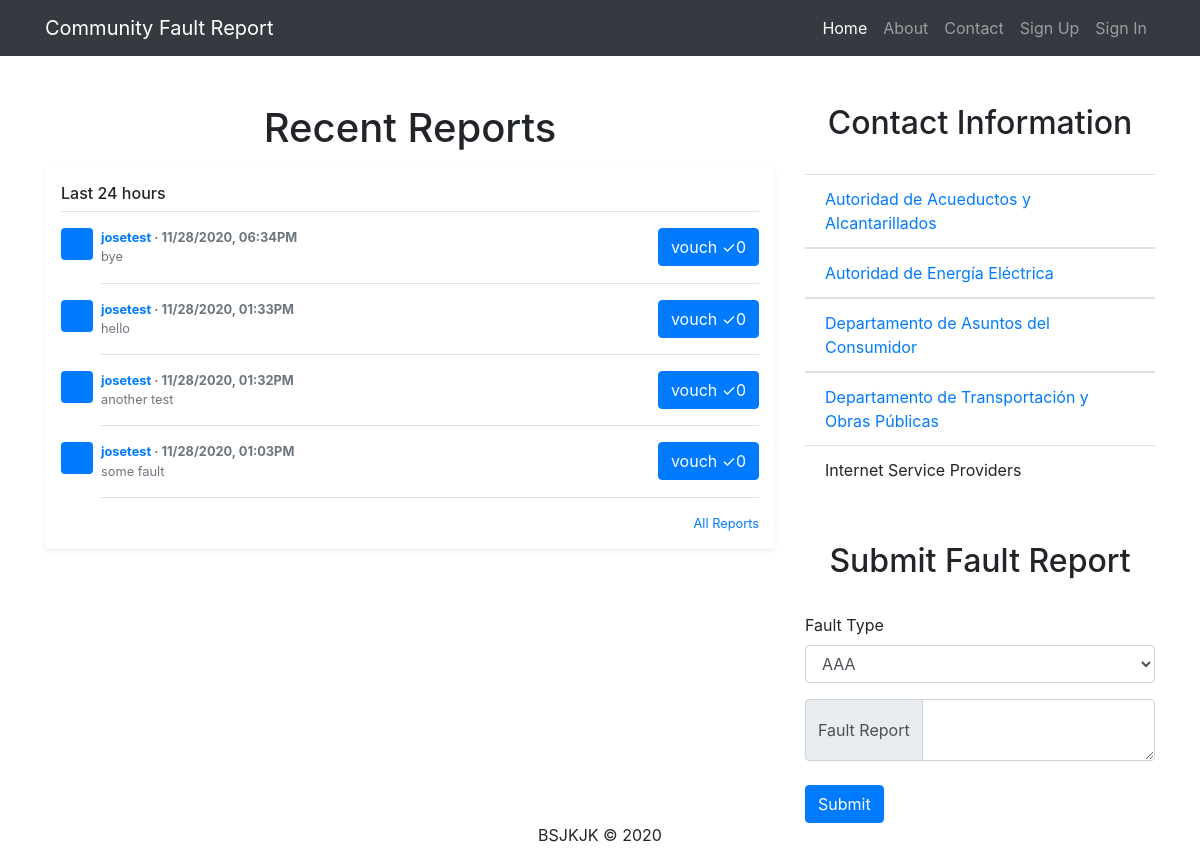
Before: / with the older database file.
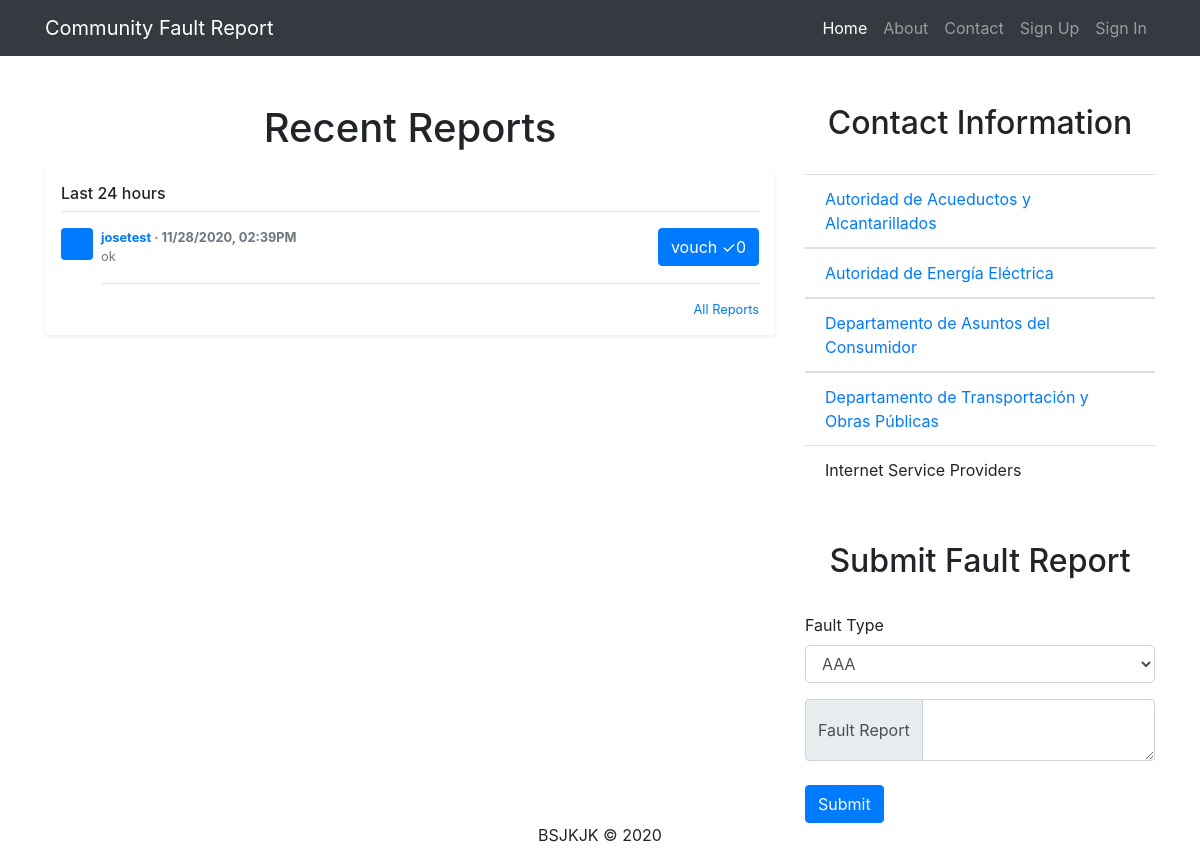
After: the same page with the newer database file.
### app.py (models this page shows, shortened)
class Report(db.Model):
    id = db.Column(db.Integer, primary_key=True)
    fault_type = db.Column(db.String(10), nullable=False)
    content = db.Column(db.String(200), nullable=False)
    username = db.Column(db.String(15), nullable=False)
    email = db.Column(db.String(100), nullable=False)
    date_created = db.Column(db.DateTime, nullable=False, default=datetime.utcnow())
    vouches = db.Column(db.Integer, default=0) # our upvote system

### app.py (the view)
@app.route('/', methods=['POST', 'GET'])
def index():
    time_difference = timedelta(hours=4)
    reports = Report.query.order_by(Report.date_created).all()
    expiration_days = 1
    for report in reports:
        limit = report.date_created + timedelta(days=expiration_days)
        if datetime.now() >= limit:
            db.session.delete(report)
            db.session.commit()
    if request.method == 'POST':
        form = request.form
        for field in form:
            if form[field] == "":
                return redirect('/')
        report_username = current_user.account_username
        report_email = current_user.account_email
        report_type = request.form['fault_type']
        report_content = request.form['content']
        date_created = datetime.now(tz=pytz.timezone('America/Santo_Domingo'))
        new_report = Report(username=report_username, email=report_email, fault_type=report_type, content=report_content, date_created=date_created)
        try:
            db.session.add(new_report)
            db.session.commit()
            return redirect('/')
        except:
            return 'There was an issue adding report.'
    else:
        query_reports = Report.query.order_by(Report.date_created).all()
        query_reports = reversed(query_reports)
        reports = []
        index = 0
        for report in query_reports:
            if index > 7:
                break
            reports.append(report)
            index += 1
        return render_template("index.html", reports=reports, time_difference=time_difference)

### templates/index.html (shortened to what this page needs)
{% extends 'base.html' %}
{% block body %}
  <div class="container">
    <div class="row">
      <div class="col-md-8">
        <h1 class="mt-5" style="text-align:center">Recent Reports</h1>
        <div class="my-3 p-3 bg-white rounded shadow-sm">
          <h6 class="border-bottom border-gray pb-2 mb-0">Last 24 hours</h6>
          {% for report in reports %}
          <div class="media text-muted pt-3">
            <svg class="bd-placeholder-img mr-2 rounded" width="32" height="32" xmlns="http://www.w3.org/2000/svg" preserveAspectRatio="xMidYMid slice" focusable="false" role="img" aria-label="Placeholder: 32x32"><title>Placeholder</title><rect fill="#007bff" width="100%" height="100%"/><text fill="#007bff" dy=".3em" x="50%" y="50%">32x32</text></svg>
            <p class="media-body pb-3 mb-0 small lh-125 border-bottom border-gray">
              <strong class="d-block text-gray-dark"><a href="">{{ report.username }}</a> · {{ report.date_created.strftime("%m/%d/%Y, %I:%M%p") }}
                {% if current_user.is_authenticated %}
                  {% if current_user.has_vouched_report(report) %}
                    <a href="{{ url_for('vouch_action', report_id=report.id, action='unvouch') }}"><button type="button" class= "btn btn-primary" name="vouch" style="float: right;">
                      vouch <span>&#10003;{{ report.vouches }}</span>
                    </button></a>
                  {% else %}
                  <a href="{{ url_for('vouch_action', report_id=report.id, action='vouch') }}"><button type="button" class= "btn btn-primary" name="vouch" style="float: right;">
                    vouch <span>&#10003;{{ report.vouches }}</span>
                  </button></a>
                  {% endif %}
                {% else %}
                <button type="button" class= "btn btn-primary" data-toggle="modal" data-target="#notLoggedModal" name="vouch" style="float: right;">
                  vouch <span>&#10003;{{ report.vouches }}</span>
                </button>
                {% endif %}
              </strong>
               {{ report.content }}</p>
            </div>
          {% endfor %}
          <small class="d-block text-right mt-3">
            <a href="{{ url_for('allReports') }}">All Reports</a>
          </small>
          </div>
          </div>
          <div class="col-md-4 ">
            <h2 class="mt-5 text-center">Contact Information</h2><br>
            <ul class="list-group list-group-flush" style="list-style-type: none;">
              <li><a class="list-group-item" href="/contactAAA">Autoridad de Acueductos y Alcantarillados</a></li>
              <li><a class="list-group-item" href="/contactAEE">Autoridad de Energía Eléctrica</a></li>
              <li><a class="list-group-item" href="/contactDACO">Departamento de Asuntos del Consumidor</a></li>
              <li><a class="list-group-item" href="/contactDTOP">Departamento de Transportación y Obras Públicas</a></li>
              <li class="list-group-item">Internet Service Providers</li>
            </ul>
            <h2 class="mt-5 text-center">Submit Fault Report</h2><br>
            <form action="/" method = "POST">
            <div class="form-group">
              <label for="exampleFormControlSelect1">Fault Type</label>
              <select class="form-control" id="fault_type" name="fault_type">
                <option>AAA</option>
              </select>
            </div>
            <div class="input-group">
              <div class="input-group-prepend">
                <span class="input-group-text">Fault Report</span>
              </div>
              <textarea name="content" id="content" class="form-control" aria-label="With textarea"></textarea>
            </div><br>
            {% if current_user.is_authenticated %}
              <button type="submit" class="btn btn-primary">Submit</button>
            {% else %}
              <button type="button" class="btn btn-primary" data-toggle="modal" data-target="#notLoggedModal">Submit</button>
            {% endif %}
            </form>
          </div>
          </div>
        </div>
      <div class="footer text-center">
        <p>BSJKJK © 2020</p>
      </div>
{% endblock %}

### templates/base.html (shortened to what this page needs)
<!DOCTYPE html>
<html lang="en">
<head>
  <link href="{{ url_for('static', filename='bootstrap/css/bootstrap.min.css') }}" rel="stylesheet">
  <link rel="stylesheet" href = "{{ url_for('static', filename='bootstrap/css/main.css') }}">
  <link href="//maxcdn.bootstrapcdn.com/bootstrap/4.1.1/css/bootstrap.min.css" rel="stylesheet" id="bootstrap-css">
</head>
<body>
    <nav class="navbar navbar-expand-lg navbar-dark bg-dark static-top">
      <div class="container">
        <a class="navbar-brand" href="{{ url_for('index') }}">Community Fault Report</a>
        <div class="collapse navbar-collapse" id="navbarResponsive">
          <ul class="navbar-nav ml-auto">
            <li class="nav-item active">
              <a class="nav-link" href="{{ url_for('index') }}">Home
              </a>
            </li>
            <li class="nav-item">
              <a class="nav-link" href="#">About</a>
            </li>
            <li class="nav-item">
              <a class="nav-link" href="#">Contact</a>
            </li>
            <li class="nav-item">
              <a class="nav-link" href="/signUp">Sign Up</a>
            </li>
            <li class="nav-item">
              <a class="nav-link" href="/signIn">Sign In</a>
            </li>
          </ul>
        </div>
      </div>
    </nav>
  {% block body %}{% endblock %}
</body>
</html>

Changed rows visible on the page:
removed Report: username "josetest", date_created "11/28/2020, 06:34PM", vouches "0", content "bye"
removed Report: username "josetest", date_created "11/28/2020, 01:33PM", vouches "0", content "hello"
removed Report: username "josetest", date_created "11/28/2020, 01:32PM", vouches "0", content "another test"
changed Report "josetest": date_created "11/28/2020, 01:03PM" → "11/28/2020, 02:39PM"; content "some fault" → "ok"
